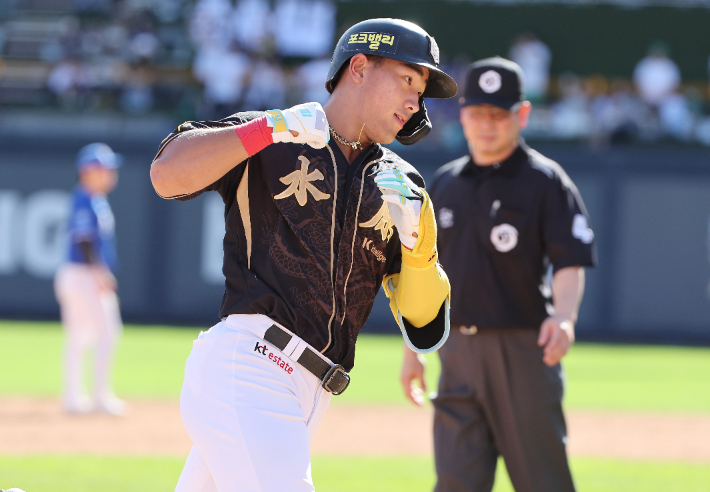
#> input picture opencv/중간고사/1 히스토그램 그리기/baseball.jpg, 710 x 492 px
$ python '1.히스토그램 그리기.py'
#> lines starting #> are read from the running program, lines starting #| are printed output that depends on the picture
#1. 히스토그램 구하기(프로그램 3-2)
import cv2 as cv
import matplotlib.pyplot as plt
import os

# 파일 경로 설정
script_dir = os.path.dirname(os.path.abspath(__file__))
img_path = os.path.join(script_dir, 'baseball.jpg')
img = cv.imread(img_path)
#> img is the input picture: shape (492, 710, 3); mean B, G, R 122.7, 124.8, 124.2

# B, G, R 채널 분리
b = img[:,:,0]
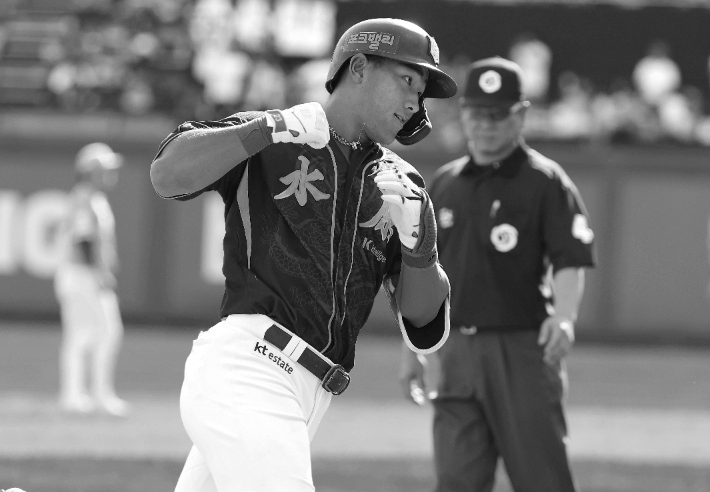
#> b: shape (492, 710); min 4, max 255, mean 122.7
g = img[:,:,1]
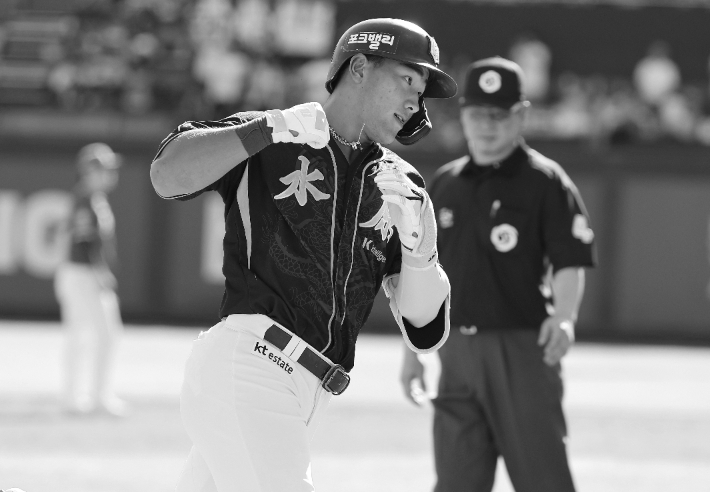
#> g: shape (492, 710); min 6, max 255, mean 124.8
r = img[:,:,2]
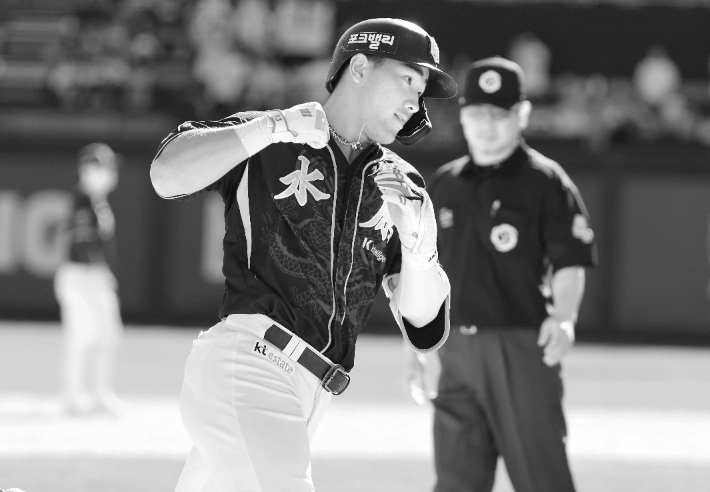
#> r: shape (492, 710); min 8, max 255, mean 124.2

# 각 채널별로 히스토그램을 계산하고 그리기
h_b = cv.calcHist([b], [0], None, [256], [0, 256])
#> h_b = 256 values, max 5471 at index 50, min 0 at index 0, mean 1364.5
h_g = cv.calcHist([g], [0], None, [256], [0, 256])
#> h_g = 256 values, max 6199 at index 222, min 0 at index 0, mean 1364.5
h_r = cv.calcHist([r], [0], None, [256], [0, 256])
#> h_r = 256 values, max 6652 at index 38, min 0 at index 0, mean 1364.5

# matplotlib을 이용하여 히스토그램 그리기
plt.plot(h_b, color='b', linewidth=1 )
plt.plot(h_g, color='g', linewidth=1 )
plt.plot(h_r, color='r', linewidth=1 )

cv.imshow('Original', img)
plt.show()
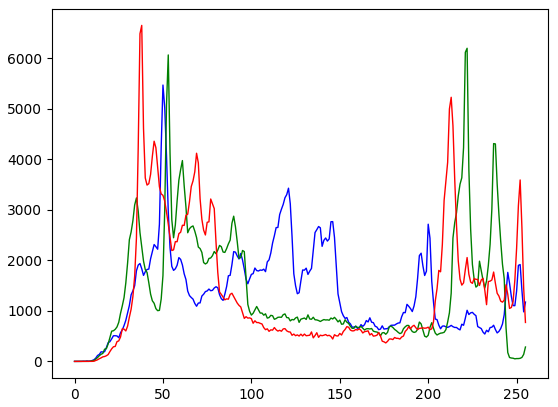
#> figure drawn by matplotlib, 1 panel; curve peaks at x = 50, y = 5471; curve peaks at x = 222, y = 6199; curve peaks at x = 38, y = 6652
